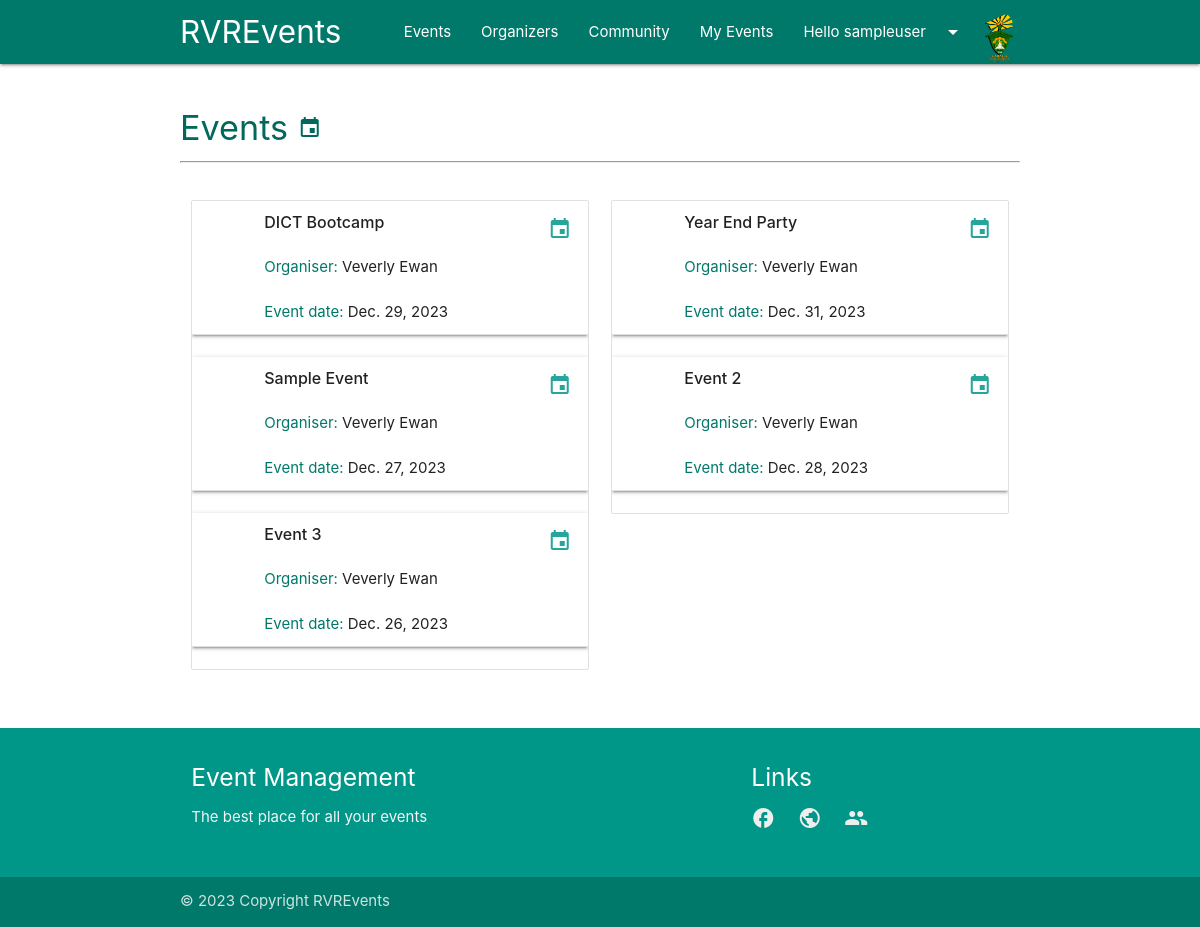
Before: /events/ (signed in) with the older database file.
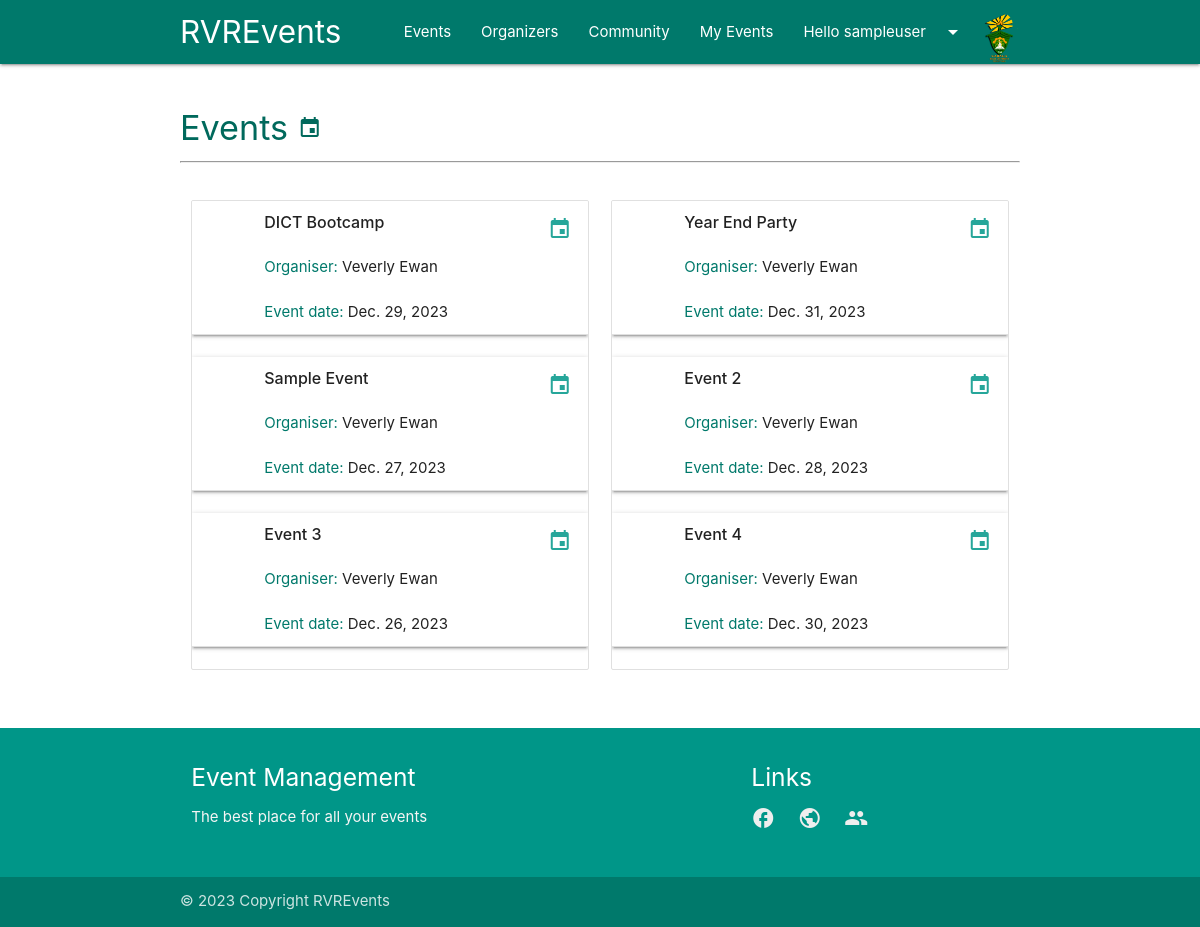
After: the same page with the newer database file.
### ems/models.py (models this page shows, shortened)
class Event(models.Model):
    CATEGORIES = [
        ('Conference', 'Conference'),
        ('Party', 'Party'),
        ('Seminar', 'Seminar'),
        ('Concert', 'Concert'),
    ]
    name = models.CharField(max_length=200)
    organiser = models.ForeignKey(Organiser, null=True, on_delete=models.CASCADE)
    description = models.TextField(max_length=500, null=True)
    category = models.CharField(max_length=200, choices=CATEGORIES)
    event_date = models.DateField()
    created_dated = models.DateField(auto_now_add=True)

class Organiser(models.Model):
    user = models.OneToOneField(User, null=True, on_delete=models.CASCADE)
    name = models.CharField(max_length=200, null=True)
    about = models.TextField(max_length=600, null=True)
    location = models.CharField(max_length=200, null=True)
    def __str__(self):
        return str(self.name)

### ems/decorators.py (the view)
        def wrapper_func(request, *args, **kwargs):
            group = None
            if request.user.groups.exists():
                group = request.user.groups.all()[0].name
            if group in allowed_roles:
                return view_func(request, *args, **kwargs)
            else:
                return render(request, 'auth/error.html')
            return view_func(request, *args, **kwargs)

### ems/templatetags/auth_extras.py (called while the page is built)
@register.filter(name='has_group')
def has_group(user, group_name):
    group = Group.objects.get(name=group_name)
    return True if group in user.groups.all() else False

### ems/views.py (called while the page is built)
@login_required(login_url='login')
@allowed_users(allowed_roles=['admin', 'participant', 'organiser'])
def events(request):
    events1 = Event.objects.all()[0::2]
    events2 = Event.objects.all()[1::2]
    context = {
        'events1': events1,
        'events2': events2,
    }
    return render(request, 'ems/render/events.html', context)

### ems/templates/ems/render/events.html (shortened to what this page needs)
{% extends 'ems/main.html' %}
{% load static %}
{% load auth_extras %}
{% block content %}
<div class="container users-section">
    <br>
    <h4 class="teal-text text-darken-3">Events <i class="material-icons">event</i></h4>
    <hr>
    <br>
    <div class="row">
        <div class="col m6">
            <ul class="collection">
                {% for event in events1 %}
                <li class="collection-item avatar z-depth-1">
                    <span class="title"><strong>{{ event.name }}</strong></span>
                    <p><br><span class="teal-text text-darken-2">Organiser: </span>{{ event.organiser }}<br>
                        <br><span class="teal-text text-darken-2">Event date: </span>{{ event.event_date }}
                    </p>
                    <a href="{% url 'view_event' event.id %}" class="secondary-content"><i class="material-icons">event</i></a>
                </li>
                <br>
                {% endfor %}
            </ul>
        </div>
        <div class="col m6">
            <ul class="collection">
                {% for event in events2 %}
                <li class="collection-item avatar z-depth-1">
                    <span class="title"><strong>{{ event.name }}</strong></span>
                    <p><br><span class="teal-text text-darken-2">Organiser: </span>{{ event.organiser }}<br>
                        <br><span class="teal-text text-darken-2">Event date: </span>{{ event.event_date }}
                    </p>
                    <a href="{% url 'view_event' event.id %}" class="secondary-content"><i class="material-icons">event</i></a>
                </li>
                <br>
                {% endfor %}
            </ul>
        </div>
    </div>
    <br>
</div>
{% endblock %}

Changed rows visible on the page:
added Event: name "Event 4", organiser "Veverly Ewan", event_date "Dec. 30, 2023"
